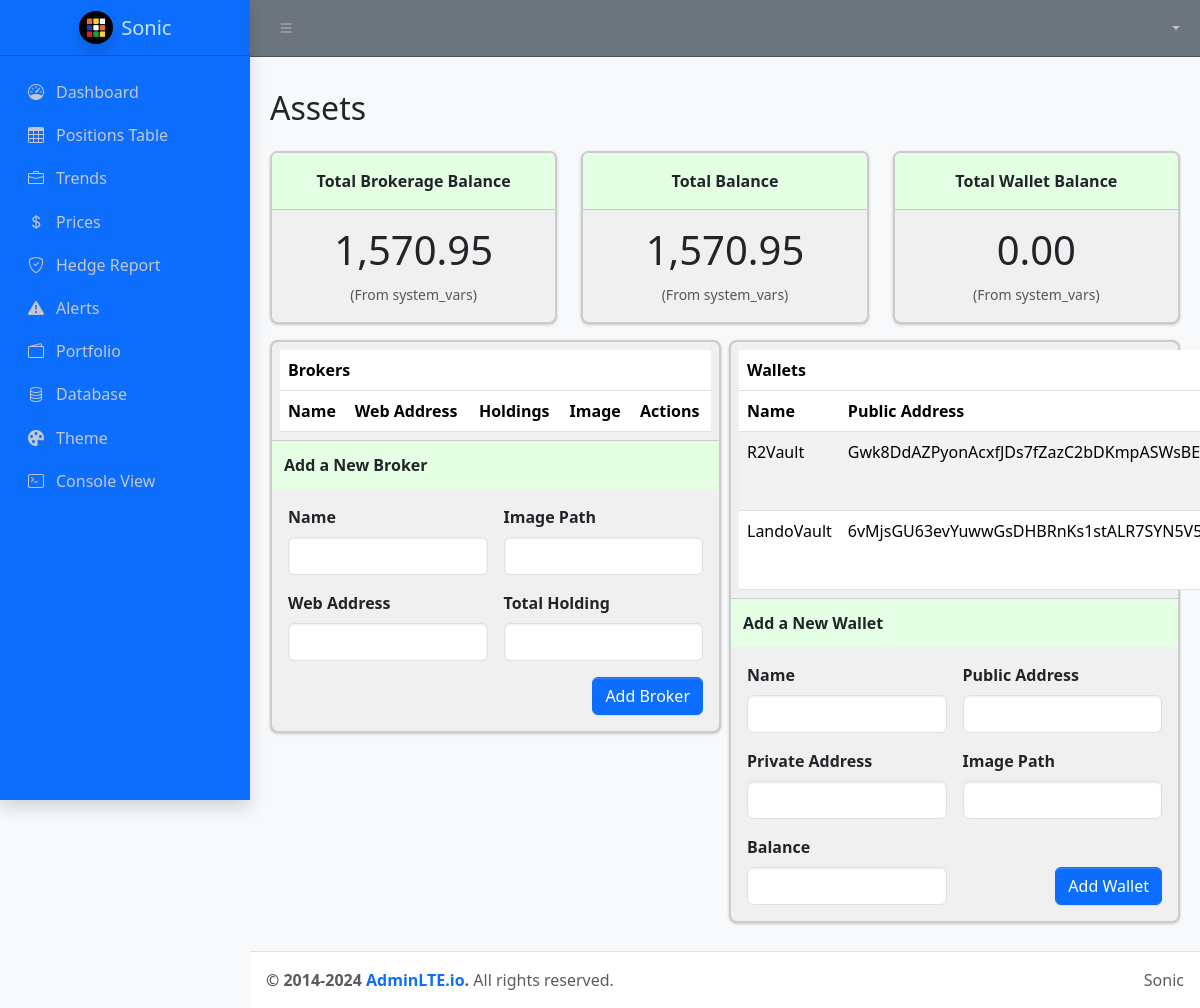
Before: /assets with the older database file.
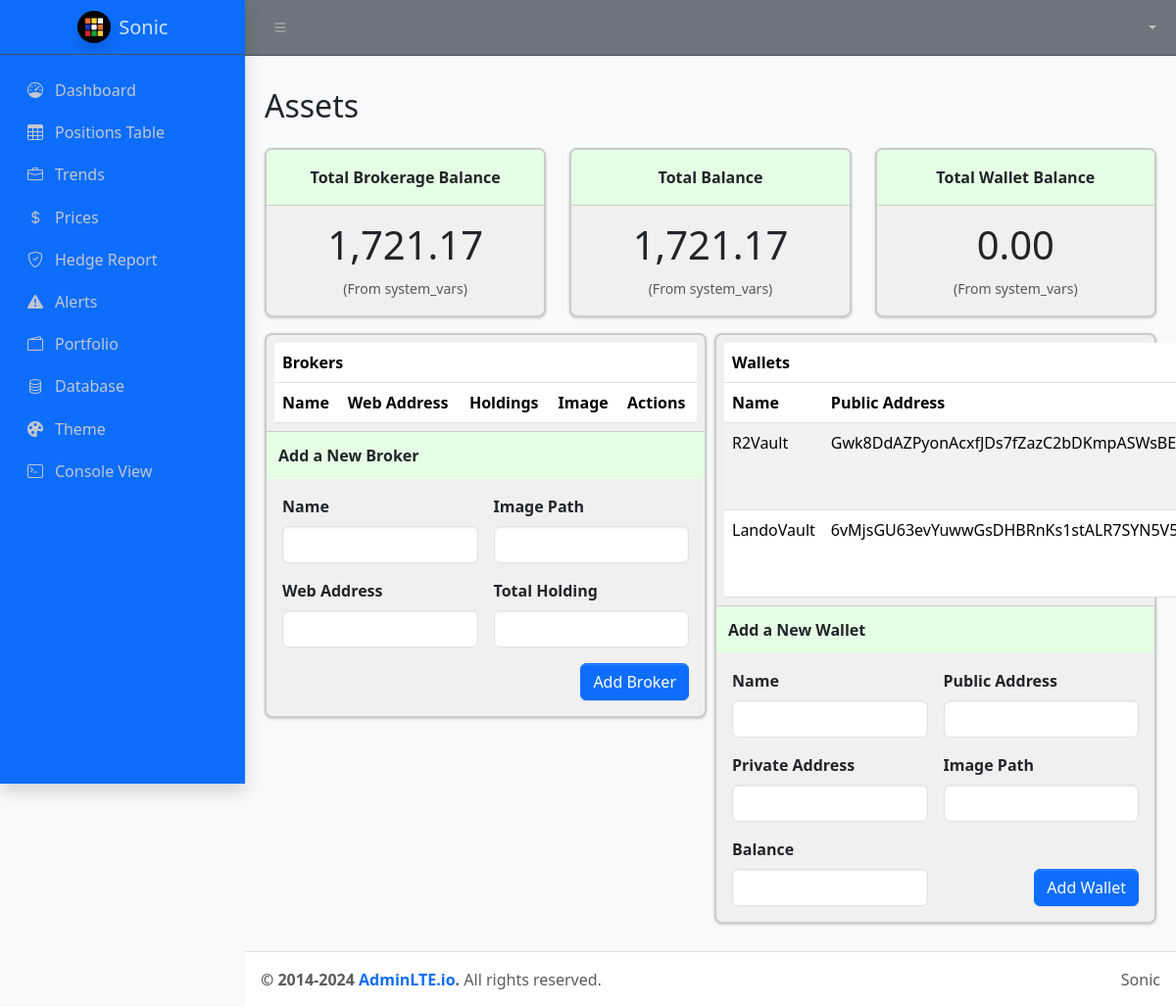
After: the same page with the newer database file.
### tables this page shows
CREATE TABLE system_vars (
                    id INTEGER PRIMARY KEY,
                    last_update_time_positions DATETIME,
                    last_update_positions_source TEXT,
                    last_update_time_prices DATETIME,
                    last_update_prices_source TEXT
                , last_update_time_jupiter DATETIME, last_update_jupiter_source TEXT, total_brokerage_balance REAL DEFAULT 0.0, total_wallet_balance REAL DEFAULT 0.0, total_balance REAL DEFAULT 0.0);

### launch_pad.py (the view)
@app.route("/assets")
def assets():
    dl = DataLocker.get_instance(DB_PATH)
    balance_vars = dl.get_balance_vars()
    total_brokerage_balance = balance_vars.get("total_brokerage_balance", 0.0)
    total_wallet_balance = balance_vars.get("total_wallet_balance", 0.0)
    total_balance = balance_vars.get("total_balance", 0.0)
    brokers = dl.read_brokers()
    wallets = dl.read_wallets()
    return render_template("assets.html",
                           total_brokerage_balance=total_brokerage_balance,
                           total_wallet_balance=total_wallet_balance,
                           total_balance=total_balance,
                           brokers=brokers,
                           wallets=wallets)

### data/data_locker.py (called while the page is built)
    @classmethod
    def get_instance(cls, db_path: Optional[str] = None) -> 'DataLocker':
        if cls._instance is None:
            cls._instance = cls(db_path)
        return cls._instance

    def _init_sqlite_if_needed(self):
        db_dir = os.path.dirname(self.db_path)
        if db_dir and not os.path.exists(db_dir):
            os.makedirs(db_dir, exist_ok=True)
            self.logger.debug(f"Created directory for DB: {db_dir}")
        if self.conn is None:
            self.conn = sqlite3.connect(self.db_path, check_same_thread=False)
            self.conn.row_factory = sqlite3.Row
        if self.cursor is None:
            self.cursor = self.conn.cursor()

    def read_wallets(self) -> List[dict]:
        self._init_sqlite_if_needed()
        self.cursor.execute("SELECT * FROM wallets")
        rows = self.cursor.fetchall()
        results = []
        for r in rows:
            results.append({
                "name": r["name"],
                "public_address": r["public_address"],
                "private_address": r["private_address"],
                "image_path": r["image_path"],
                "balance": float(r["balance"])
            })
        return results

### templates/assets.html (shortened to what the changed rows need)
{% extends "base.html" %}
{% block content %}
<h2 class="text-dark mb-4">Assets</h2>
<div class="row row-cols-1 row-cols-md-3 g-4 mb-3">
  <div class="col">
    <div class="card price-box h-100">
      <div class="card-body text-center">
        <div class="display-4 mb-2">
          {{ "{:,.2f}".format(total_brokerage_balance) }}
        </div>
        <small class="text-muted">(From system_vars)</small>
      </div>
    </div>
  </div>
  <div class="col">
    <div class="card price-box h-100 highlighted-balance">
      <div class="card-body text-center">
        <div class="display-4 mb-2">
          {{ "{:,.2f}".format(total_balance) }}
        </div>
        <small class="text-muted">(From system_vars)</small>
      </div>
    </div>
  </div>
</div>
<div class="row g-2">
  <div class="col-md-6">
    <div class="card assets-card">
      <div class="card-body p-2">
        <table class="table table-striped w-100 mb-0 assets-table">
          <thead>
            <tr class="title-row">
              <th colspan="5">Brokers</th>
            </tr>
            <tr>
              <th>Name</th>
              <th>Web Address</th>
              <th>Holdings</th>
              <th>Image</th>
              <th>Actions</th>
            </tr>
          </thead>
        </table>
      </div>
    </div>
  </div>
  <div class="col-md-6">
    <div class="card assets-card">
      <div class="card-body p-2">
        <table class="table table-striped w-100 mb-0 assets-table">
          <thead>
            <tr class="title-row">
              <th colspan="5">Wallets</th>
            </tr>
            <tr>
              <th>Name</th>
              <th>Public Address</th>
            </tr>
          </thead>
        </table>
      </div>
    </div>
  </div>
</div>
{% endblock content %}

Changed rows visible on the page:
changed system_vars: total_brokerage_balance "1,570.95" → "1,721.17"; total_balance "1,570.95" → "1,721.17"
